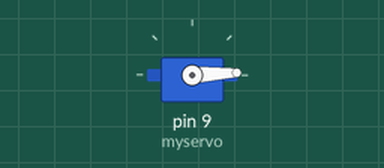
This sketch was run on a simulated Arduino Uno, built with avr-gcc and run on an emulated ATmega328P. On the bench: servo.

Above: at 0.05 s.
At 0.65 s:
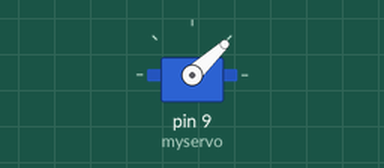
At 1.25 s:
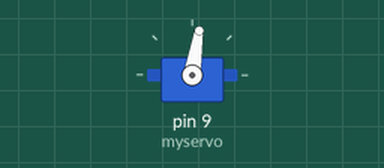
At 2.5 s:
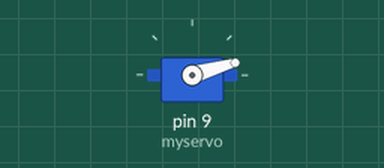
Timing chart, 0 to 6.3 s (numbered marks = the images above):
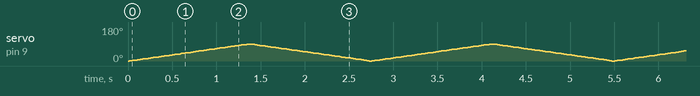

The sketch:

code1.ino
```cpp
#include <Servo.h>

Servo myservo;
int i = 0;

void setup() {
  myservo.attach(9);
}

void loop() {
  for (i = 0; i <= 90; i++) {
    myservo.write(i);
    delay(15);
  }
  for (i = 90; i >= 0; i--) {
    myservo.write(i);
    delay(15);
  }
}
```
